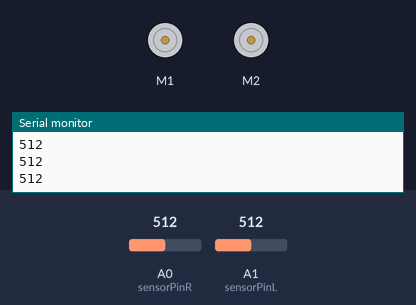
Bench run of a sketch on a simulated Arduino Uno, built with avr-gcc and run on an emulated ATmega328P. Parts: 2 × DC motor (green arrow = forward, orange = backward, longer = faster), the last lines printed to the serial monitor. Inputs (shaded band) come from the test bench; at power-on: A0 (sensorPinR) = 512, A1 (sensorPinL) = 512.

Above: at 1.2 s.
1.3 s: A0 (sensorPinR) set to 489
At 1.9 s:
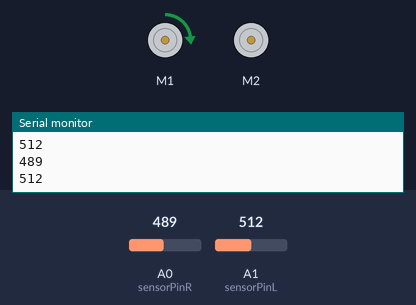
2.8 s: A1 (sensorPinL) set to 489
At 4.0 s:
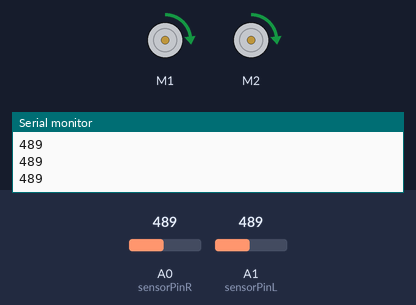
4.3 s: A0 (sensorPinR) set to 510
At 5.2 s:
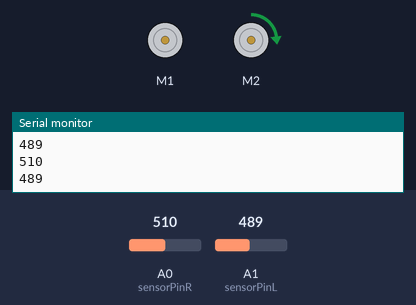
5.8 s: A0 (sensorPinR) set to 490
At 6.6 s:
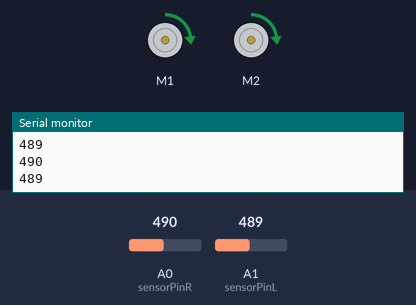
7.3 s: A0 (sensorPinR) set to 511
At 7.7 s:
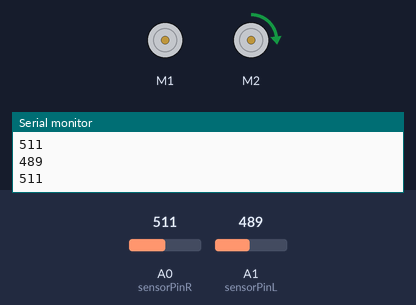
Timing chart, 0 to 9.8 s (numbered marks = the images above; inputs shaded):
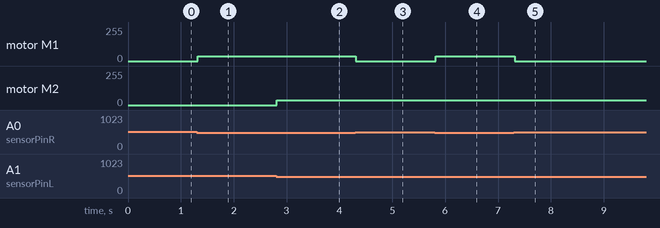

Measured:
- after the input at 1.3 s, motor M1: stopped → forward 35/255 at once
- after the input at 2.8 s, motor M2: stopped → forward 35/255 at once
- after the input at 4.3 s, motor M1: forward 35/255 → stopped at once
- after the input at 5.8 s, motor M1: stopped → forward 35/255 at once
- after the input at 7.3 s, motor M1: forward 35/255 → stopped at once

The sketch:

motor_test_20181009.ino
```cpp
#include <Wire.h>
#include <Adafruit_MotorShield.h>
#include "utility/Adafruit_MS_PWMServoDriver.h"

Adafruit_MotorShield AFMS = Adafruit_MotorShield();
Adafruit_DCMotor *myMotorR = AFMS.getMotor(1);
Adafruit_DCMotor *myMotorL = AFMS.getMotor(2);

int sensorPinR = A0;    // select the input pin for the potentiometer
int sensorPinL = A1;
int sensorValueR = 0;  // variable to store the value coming from the sensor
int sensorValueL = 0;
int goSpeed = 35;
int turnSpeed = 0;

void setup() {
  AFMS.begin();
  myMotorR->setSpeed(goSpeed);
  myMotorL->setSpeed(goSpeed);
  pinMode(sensorPinR, INPUT);
  pinMode(sensorPinL, INPUT);
  Serial.begin(9600);
}

void loop() {

  sensorValueR = analogRead(sensorPinR);
  sensorValueL = analogRead(sensorPinL);
  Serial.println(sensorValueR);
  Serial.println(sensorValueL);


  if (sensorValueR < 500 && sensorValueL < 500) {
    myMotorR->setSpeed(goSpeed);
    myMotorL->setSpeed(goSpeed);
    myMotorR->run(FORWARD);
    myMotorL->run(FORWARD);

  }
  else if (sensorValueR < 500 && sensorValueL > 500){
    myMotorR->setSpeed(goSpeed);
    myMotorL->setSpeed(turnSpeed);
    myMotorR->run(FORWARD);
    myMotorL->run(FORWARD);

  }
  else if (sensorValueR > 500 && sensorValueL < 500){
    myMotorR->setSpeed(turnSpeed);
    myMotorL->setSpeed(goSpeed);
    myMotorR->run(FORWARD);
    myMotorL->run(FORWARD);

  }
}
```
